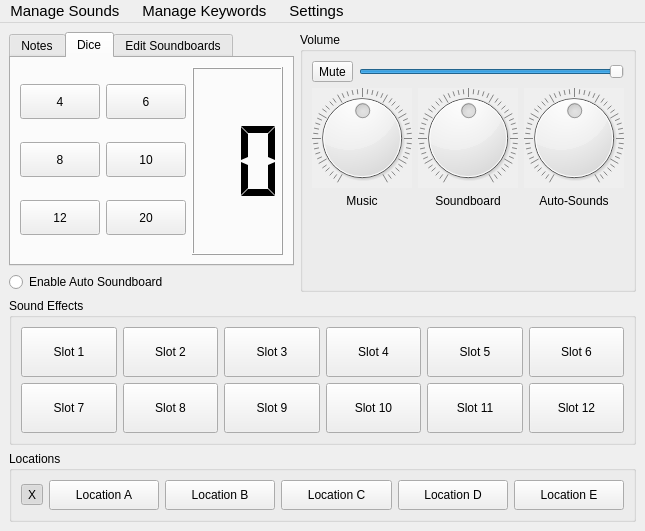
<?xml version="1.0" encoding="UTF-8"?>
<ui version="4.0">
 <class>Application</class>
 <widget class="QMainWindow" name="Application">
  <property name="geometry">
   <rect>
    <x>0</x>
    <y>0</y>
    <width>645</width>
    <height>531</height>
   </rect>
  </property>
  <property name="windowTitle">
   <string>Automatic Soundboard</string>
  </property>
  <property name="windowIcon">
   <iconset>
    <normaloff>:/icons/playing_lm.png</normaloff>:/icons/playing_lm.png</iconset>
  </property>
  <widget class="QWidget" name="centralwidget">
   <layout class="QHBoxLayout" name="horizontalLayout">
    <item>
     <layout class="QVBoxLayout" name="Structure" stretch="0,1,0">
      <item>
       <layout class="QHBoxLayout" name="horizontalLayout_7">
        <item>
         <layout class="QVBoxLayout" name="Notes_Toggle">
          <item>
           <widget class="QTabWidget" name="Utility">
            <property name="currentIndex">
             <number>1</number>
            </property>
            <property name="movable">
             <bool>true</bool>
            </property>
            <widget class="QWidget" name="Notes">
             <attribute name="title">
              <string>Notes</string>
             </attribute>
             <attribute name="toolTip">
              <string>Notepad</string>
             </attribute>
             <layout class="QHBoxLayout" name="horizontalLayout_4">
              <item>
               <widget class="QTextEdit" name="note"/>
              </item>
             </layout>
            </widget>
            <widget class="QWidget" name="Dice">
             <attribute name="title">
              <string>Dice</string>
             </attribute>
             <attribute name="toolTip">
              <string>Roll n-sided Dice</string>
             </attribute>
             <layout class="QHBoxLayout" name="horizontalLayout_5">
              <item>
               <layout class="QGridLayout" name="gridLayout_4">
                <item row="0" column="1">
                 <widget class="QPushButton" name="d6">
                  <property name="minimumSize">
                   <size>
                    <width>0</width>
                    <height>35</height>
                   </size>
                  </property>
                  <property name="text">
                   <string>6</string>
                  </property>
                  <attribute name="buttonGroup">
                   <string notr="true">DiceButtons</string>
                  </attribute>
                 </widget>
                </item>
                <item row="2" column="1">
                 <widget class="QPushButton" name="d20">
                  <property name="minimumSize">
                   <size>
                    <width>0</width>
                    <height>35</height>
                   </size>
                  </property>
                  <property name="text">
                   <string>20</string>
                  </property>
                  <attribute name="buttonGroup">
                   <string notr="true">DiceButtons</string>
                  </attribute>
                 </widget>
                </item>
                <item row="2" column="0">
                 <widget class="QPushButton" name="d12">
                  <property name="minimumSize">
                   <size>
                    <width>0</width>
                    <height>35</height>
                   </size>
                  </property>
                  <property name="text">
                   <string>12</string>
                  </property>
                  <attribute name="buttonGroup">
                   <string notr="true">DiceButtons</string>
                  </attribute>
                 </widget>
                </item>
                <item row="0" column="0">
                 <widget class="QPushButton" name="d4">
                  <property name="minimumSize">
                   <size>
                    <width>0</width>
                    <height>35</height>
                   </size>
                  </property>
                  <property name="text">
                   <string>4</string>
                  </property>
                  <attribute name="buttonGroup">
                   <string notr="true">DiceButtons</string>
                  </attribute>
                 </widget>
                </item>
                <item row="1" column="0">
                 <widget class="QPushButton" name="d8">
                  <property name="minimumSize">
                   <size>
                    <width>0</width>
                    <height>35</height>
                   </size>
                  </property>
                  <property name="text">
                   <string>8</string>
                  </property>
                  <attribute name="buttonGroup">
                   <string notr="true">DiceButtons</string>
                  </attribute>
                 </widget>
                </item>
                <item row="1" column="1">
                 <widget class="QPushButton" name="d10">
                  <property name="minimumSize">
                   <size>
                    <width>0</width>
                    <height>35</height>
                   </size>
                  </property>
                  <property name="text">
                   <string>10</string>
                  </property>
                  <attribute name="buttonGroup">
                   <string notr="true">DiceButtons</string>
                  </attribute>
                 </widget>
                </item>
               </layout>
              </item>
              <item>
               <widget class="QLCDNumber" name="lcdNumber">
                <property name="digitCount">
                 <number>2</number>
                </property>
                <property name="segmentStyle">
                 <enum>QLCDNumber::Flat</enum>
                </property>
               </widget>
              </item>
             </layout>
            </widget>
            <widget class="QWidget" name="Edit">
             <attribute name="title">
              <string>Edit Soundboards</string>
             </attribute>
             <layout class="QVBoxLayout" name="verticalLayout_3">
              <item>
               <layout class="QVBoxLayout" name="verticalLayout_2">
                <item>
                 <layout class="QVBoxLayout" name="verticalLayout_4">
                  <item>
                   <layout class="QHBoxLayout" name="horizontalLayout_6">
                    <item>
                     <widget class="QRadioButton" name="soundboard_option">
                      <property name="text">
                       <string>Sound Board</string>
                      </property>
                      <property name="checked">
                       <bool>true</bool>
                      </property>
                      <attribute name="buttonGroup">
                       <string notr="true">EditChoices</string>
                      </attribute>
                     </widget>
                    </item>
                    <item>
                     <widget class="QRadioButton" name="location_option">
                      <property name="text">
                       <string>Locations</string>
                      </property>
                      <attribute name="buttonGroup">
                       <string notr="true">EditChoices</string>
                      </attribute>
                     </widget>
                    </item>
                   </layout>
                  </item>
                 </layout>
                </item>
                <item>
                 <widget class="QComboBox" name="comboBox">
                  <property name="placeholderText">
                   <string/>
                  </property>
                 </widget>
                </item>
                <item>
                 <widget class="QLabel" name="label_5">
                  <property name="text">
                   <string>Soundboards are currently Disabled
Choose new Label from box above
You can add more sounds in the Sound Manager
Click one of the Buttons below to Update
Leave this tab to Resume</string>
                  </property>
                 </widget>
                </item>
                <item>
                 <widget class="QPushButton" name="save_sb_button">
                  <property name="text">
                   <string>Save Soundboards</string>
                  </property>
                 </widget>
                </item>
               </layout>
              </item>
             </layout>
            </widget>
           </widget>
          </item>
          <item>
           <widget class="QRadioButton" name="aut_soundboard_toggle">
            <property name="autoFillBackground">
             <bool>false</bool>
            </property>
            <property name="text">
             <string>Enable Auto Soundboard</string>
            </property>
            <property name="iconSize">
             <size>
              <width>20</width>
              <height>20</height>
             </size>
            </property>
            <property name="checked">
             <bool>false</bool>
            </property>
           </widget>
          </item>
         </layout>
        </item>
        <item>
         <widget class="QGroupBox" name="Sliders">
          <property name="title">
           <string>Volume</string>
          </property>
          <layout class="QGridLayout" name="gridLayout">
           <item row="0" column="0">
            <layout class="QHBoxLayout" name="MasterVol">
             <item>
              <widget class="QToolButton" name="mute_toggle">
               <property name="text">
                <string>Mute</string>
               </property>
               <property name="icon">
                <iconset>
                 <normaloff>:/icons/playing_lm.png</normaloff>:/icons/playing_lm.png</iconset>
               </property>
               <property name="checkable">
                <bool>true</bool>
               </property>
              </widget>
             </item>
             <item>
              <widget class="QSlider" name="vol_slider">
               <property name="value">
                <number>99</number>
               </property>
               <property name="orientation">
                <enum>Qt::Horizontal</enum>
               </property>
              </widget>
             </item>
            </layout>
           </item>
           <item row="1" column="0">
            <layout class="QGridLayout" name="Dials">
             <item row="0" column="1">
              <widget class="QDial" name="soundboard_dial">
               <property name="enabled">
                <bool>true</bool>
               </property>
               <property name="minimumSize">
                <size>
                 <width>70</width>
                 <height>70</height>
                </size>
               </property>
               <property name="autoFillBackground">
                <bool>true</bool>
               </property>
               <property name="maximum">
                <number>99</number>
               </property>
               <property name="value">
                <number>50</number>
               </property>
               <property name="invertedAppearance">
                <bool>false</bool>
               </property>
               <property name="invertedControls">
                <bool>false</bool>
               </property>
               <property name="wrapping">
                <bool>false</bool>
               </property>
               <property name="notchTarget">
                <double>2.000000000000000</double>
               </property>
               <property name="notchesVisible">
                <bool>true</bool>
               </property>
              </widget>
             </item>
             <item row="1" column="1">
              <widget class="QLabel" name="label_2">
               <property name="text">
                <string>Soundboard</string>
               </property>
               <property name="alignment">
                <set>Qt::AlignHCenter|Qt::AlignTop</set>
               </property>
              </widget>
             </item>
             <item row="1" column="2">
              <widget class="QLabel" name="label_3">
               <property name="text">
                <string>Auto-Sounds</string>
               </property>
               <property name="alignment">
                <set>Qt::AlignHCenter|Qt::AlignTop</set>
               </property>
              </widget>
             </item>
             <item row="1" column="0">
              <widget class="QLabel" name="label">
               <property name="text">
                <string>Music</string>
               </property>
               <property name="alignment">
                <set>Qt::AlignHCenter|Qt::AlignTop</set>
               </property>
              </widget>
             </item>
             <item row="0" column="2">
              <widget class="QDial" name="auto_sounds_dial">
               <property name="enabled">
                <bool>true</bool>
               </property>
               <property name="minimumSize">
                <size>
                 <width>70</width>
                 <height>70</height>
                </size>
               </property>
               <property name="autoFillBackground">
                <bool>true</bool>
               </property>
               <property name="maximum">
                <number>99</number>
               </property>
               <property name="value">
                <number>50</number>
               </property>
               <property name="notchTarget">
                <double>2.000000000000000</double>
               </property>
               <property name="notchesVisible">
                <bool>true</bool>
               </property>
              </widget>
             </item>
             <item row="0" column="0">
              <widget class="QDial" name="music_dial">
               <property name="minimumSize">
                <size>
                 <width>70</width>
                 <height>70</height>
                </size>
               </property>
               <property name="autoFillBackground">
                <bool>true</bool>
               </property>
               <property name="maximum">
                <number>99</number>
               </property>
               <property name="value">
                <number>50</number>
               </property>
               <property name="orientation">
                <enum>Qt::Horizontal</enum>
               </property>
               <property name="wrapping">
                <bool>false</bool>
               </property>
               <property name="notchTarget">
                <double>2.000000000000000</double>
               </property>
               <property name="notchesVisible">
                <bool>true</bool>
               </property>
              </widget>
             </item>
            </layout>
           </item>
           <item row="2" column="0">
            <widget class="QLabel" name="auto_sound_outp">
             <property name="text">
              <string/>
             </property>
            </widget>
           </item>
          </layout>
         </widget>
        </item>
       </layout>
      </item>
      <item>
       <widget class="QGroupBox" name="SoundboardStruct">
        <property name="title">
         <string>Sound Effects</string>
        </property>
        <layout class="QHBoxLayout" name="horizontalLayout_3">
         <item>
          <layout class="QVBoxLayout" name="verticalLayout">
           <item>
            <layout class="QGridLayout" name="Soundboard" columnstretch="0,0,0,0,0,0">
             <item row="3" column="0">
              <spacer name="lower_spacer">
               <property name="orientation">
                <enum>Qt::Vertical</enum>
               </property>
               <property name="sizeHint" stdset="0">
                <size>
                 <width>20</width>
                 <height>40</height>
                </size>
               </property>
              </spacer>
             </item>
             <item row="1" column="1">
              <widget class="QPushButton" name="Slot_2">
               <property name="minimumSize">
                <size>
                 <width>0</width>
                 <height>50</height>
                </size>
               </property>
               <property name="text">
                <string>Slot 2</string>
               </property>
               <attribute name="buttonGroup">
                <string notr="true">SoundboardButtons</string>
               </attribute>
              </widget>
             </item>
             <item row="1" column="4">
              <widget class="QPushButton" name="Slot_5">
               <property name="minimumSize">
                <size>
                 <width>0</width>
                 <height>50</height>
                </size>
               </property>
               <property name="text">
                <string>Slot 5</string>
               </property>
               <property name="icon">
                <iconset theme="accessories-dictionary">
                 <normaloff>.</normaloff>.</iconset>
               </property>
               <attribute name="buttonGroup">
                <string notr="true">SoundboardButtons</string>
               </attribute>
              </widget>
             </item>
             <item row="1" column="3">
              <widget class="QPushButton" name="Slot_4">
               <property name="minimumSize">
                <size>
                 <width>0</width>
                 <height>50</height>
                </size>
               </property>
               <property name="text">
                <string>Slot 4</string>
               </property>
               <attribute name="buttonGroup">
                <string notr="true">SoundboardButtons</string>
               </attribute>
              </widget>
             </item>
             <item row="1" column="2">
              <widget class="QPushButton" name="Slot_3">
               <property name="minimumSize">
                <size>
                 <width>0</width>
                 <height>50</height>
                </size>
               </property>
               <property name="text">
                <string>Slot 3</string>
               </property>
               <attribute name="buttonGroup">
                <string notr="true">SoundboardButtons</string>
               </attribute>
              </widget>
             </item>
             <item row="0" column="0">
              <spacer name="upper_spacer">
               <property name="orientation">
                <enum>Qt::Vertical</enum>
               </property>
               <property name="sizeHint" stdset="0">
                <size>
                 <width>20</width>
                 <height>40</height>
                </size>
               </property>
              </spacer>
             </item>
             <item row="1" column="0">
              <widget class="QPushButton" name="Slot_1">
               <property name="minimumSize">
                <size>
                 <width>0</width>
                 <height>50</height>
                </size>
               </property>
               <property name="text">
                <string>Slot 1</string>
               </property>
               <attribute name="buttonGroup">
                <string notr="true">SoundboardButtons</string>
               </attribute>
              </widget>
             </item>
             <item row="1" column="5">
              <widget class="QPushButton" name="Slot_6">
               <property name="minimumSize">
                <size>
                 <width>0</width>
                 <height>50</height>
                </size>
               </property>
               <property name="text">
                <string>Slot 6</string>
               </property>
               <attribute name="buttonGroup">
                <string notr="true">SoundboardButtons</string>
               </attribute>
              </widget>
             </item>
             <item row="2" column="0">
              <widget class="QPushButton" name="Slot_7">
               <property name="minimumSize">
                <size>
                 <width>0</width>
                 <height>50</height>
                </size>
               </property>
               <property name="text">
                <string>Slot 7</string>
               </property>
               <attribute name="buttonGroup">
                <string notr="true">SoundboardButtons</string>
               </attribute>
              </widget>
             </item>
             <item row="2" column="1">
              <widget class="QPushButton" name="Slot_8">
               <property name="minimumSize">
                <size>
                 <width>0</width>
                 <height>50</height>
                </size>
               </property>
               <property name="text">
                <string>Slot 8</string>
               </property>
               <attribute name="buttonGroup">
                <string notr="true">SoundboardButtons</string>
               </attribute>
              </widget>
             </item>
             <item row="2" column="2">
              <widget class="QPushButton" name="Slot_9">
               <property name="minimumSize">
                <size>
                 <width>0</width>
                 <height>50</height>
                </size>
               </property>
               <property name="text">
                <string>Slot 9</string>
               </property>
               <attribute name="buttonGroup">
                <string notr="true">SoundboardButtons</string>
               </attribute>
              </widget>
             </item>
             <item row="2" column="3">
              <widget class="QPushButton" name="Slot_10">
               <property name="minimumSize">
                <size>
                 <width>0</width>
                 <height>50</height>
                </size>
               </property>
               <property name="text">
                <string>Slot 10</string>
               </property>
               <attribute name="buttonGroup">
                <string notr="true">SoundboardButtons</string>
               </attribute>
              </widget>
             </item>
             <item row="2" column="4">
              <widget class="QPushButton" name="Slot_11">
               <property name="minimumSize">
                <size>
                 <width>0</width>
                 <height>50</height>
                </size>
               </property>
               <property name="text">
                <string>Slot 11</string>
               </property>
               <attribute name="buttonGroup">
                <string notr="true">SoundboardButtons</string>
               </attribute>
              </widget>
             </item>
             <item row="2" column="5">
              <widget class="QPushButton" name="Slot_12">
               <property name="minimumSize">
                <size>
                 <width>0</width>
                 <height>50</height>
                </size>
               </property>
               <property name="text">
                <string>Slot 12</string>
               </property>
               <attribute name="buttonGroup">
                <string notr="true">SoundboardButtons</string>
               </attribute>
              </widget>
             </item>
            </layout>
           </item>
          </layout>
         </item>
        </layout>
       </widget>
      </item>
      <item>
       <widget class="QGroupBox" name="LocationsStruct">
        <property name="title">
         <string>Locations</string>
        </property>
        <property name="checkable">
         <bool>false</bool>
        </property>
        <layout class="QHBoxLayout" name="horizontalLayout_2">
         <item>
          <layout class="QHBoxLayout" name="Locations">
           <item>
            <widget class="QToolButton" name="empty">
             <property name="text">
              <string>X</string>
             </property>
             <property name="checkable">
              <bool>true</bool>
             </property>
             <property name="checked">
              <bool>true</bool>
             </property>
             <attribute name="buttonGroup">
              <string notr="true">LocationButtons</string>
             </attribute>
            </widget>
           </item>
           <item>
            <widget class="QPushButton" name="Location_A">
             <property name="minimumSize">
              <size>
               <width>0</width>
               <height>30</height>
              </size>
             </property>
             <property name="text">
              <string>Location A</string>
             </property>
             <property name="checkable">
              <bool>true</bool>
             </property>
             <property name="autoExclusive">
              <bool>true</bool>
             </property>
             <attribute name="buttonGroup">
              <string notr="true">LocationButtons</string>
             </attribute>
            </widget>
           </item>
           <item>
            <widget class="QPushButton" name="Location_B">
             <property name="minimumSize">
              <size>
               <width>0</width>
               <height>30</height>
              </size>
             </property>
             <property name="text">
              <string>Location B</string>
             </property>
             <property name="checkable">
              <bool>true</bool>
             </property>
             <property name="autoExclusive">
              <bool>true</bool>
             </property>
             <attribute name="buttonGroup">
              <string notr="true">LocationButtons</string>
             </attribute>
            </widget>
           </item>
           <item>
            <widget class="QPushButton" name="Location_C">
             <property name="minimumSize">
              <size>
               <width>0</width>
               <height>30</height>
              </size>
             </property>
             <property name="text">
              <string>Location C</string>
             </property>
             <property name="checkable">
              <bool>true</bool>
             </property>
             <attribute name="buttonGroup">
              <string notr="true">LocationButtons</string>
             </attribute>
            </widget>
           </item>
           <item>
            <widget class="QPushButton" name="Location_D">
             <property name="minimumSize">
              <size>
               <width>0</width>
               <height>30</height>
              </size>
             </property>
             <property name="text">
              <string>Location D</string>
             </property>
             <property name="checkable">
              <bool>true</bool>
             </property>
             <attribute name="buttonGroup">
              <string notr="true">LocationButtons</string>
             </attribute>
            </widget>
           </item>
           <item>
            <widget class="QPushButton" name="Location_E">
             <property name="minimumSize">
              <size>
               <width>0</width>
               <height>30</height>
              </size>
             </property>
             <property name="text">
              <string>Location E</string>
             </property>
             <property name="checkable">
              <bool>true</bool>
             </property>
             <property name="checked">
              <bool>false</bool>
             </property>
             <attribute name="buttonGroup">
              <string notr="true">LocationButtons</string>
             </attribute>
            </widget>
           </item>
          </layout>
         </item>
        </layout>
       </widget>
      </item>
     </layout>
    </item>
   </layout>
  </widget>
  <widget class="QMenuBar" name="menuBar">
   <property name="geometry">
    <rect>
     <x>0</x>
     <y>0</y>
     <width>645</width>
     <height>26</height>
    </rect>
   </property>
   <property name="font">
    <font>
     <pointsize>11</pointsize>
     <bold>false</bold>
    </font>
   </property>
   <widget class="QMenu" name="menuSettings">
    <property name="title">
     <string>Settings</string>
    </property>
    <addaction name="actionDark_Mode"/>
   </widget>
   <widget class="QMenu" name="menuAdd_Sound">
    <property name="title">
     <string>Manage Sounds  </string>
    </property>
    <addaction name="actionOpen_Manager_S"/>
   </widget>
   <widget class="QMenu" name="menuAdd_Keyword">
    <property name="font">
     <font>
      <family>Segoe UI</family>
      <pointsize>9</pointsize>
      <bold>false</bold>
     </font>
    </property>
    <property name="cursor">
     <cursorShape>ArrowCursor</cursorShape>
    </property>
    <property name="title">
     <string>Manage Keywords  </string>
    </property>
    <addaction name="actionOpen_Manager_K"/>
   </widget>
   <addaction name="menuAdd_Sound"/>
   <addaction name="menuAdd_Keyword"/>
   <addaction name="menuSettings"/>
  </widget>
  <action name="actionAdd_Sound">
   <property name="text">
    <string>Add Sound</string>
   </property>
   <property name="font">
    <font/>
   </property>
  </action>
  <action name="actionRemove_Sound">
   <property name="text">
    <string>Remove Sound</string>
   </property>
  </action>
  <action name="actionAdd_Keywords">
   <property name="text">
    <string>Add Keywords</string>
   </property>
  </action>
  <action name="actionRemove_Keywords">
   <property name="text">
    <string>Remove Keywords</string>
   </property>
  </action>
  <action name="actionView_Keywords">
   <property name="text">
    <string>View Keywords</string>
   </property>
  </action>
  <action name="actionView_Sounds">
   <property name="text">
    <string>View Sounds</string>
   </property>
  </action>
  <action name="actionDark_Mode">
   <property name="text">
    <string>Toggle Dark Mode</string>
   </property>
  </action>
  <action name="actionOpen_Manager_S">
   <property name="text">
    <string>Open Manager</string>
   </property>
  </action>
  <action name="actionOpen_Manager_K">
   <property name="text">
    <string>Open Manager</string>
   </property>
  </action>
 </widget>
 <resources/>
 <connections/>
 <buttongroups>
  <buttongroup name="SoundboardButtons"/>
  <buttongroup name="LocationButtons"/>
  <buttongroup name="EditChoices">
   <property name="exclusive">
    <bool>true</bool>
   </property>
  </buttongroup>
  <buttongroup name="DiceButtons"/>
 </buttongroups>
</ui>
